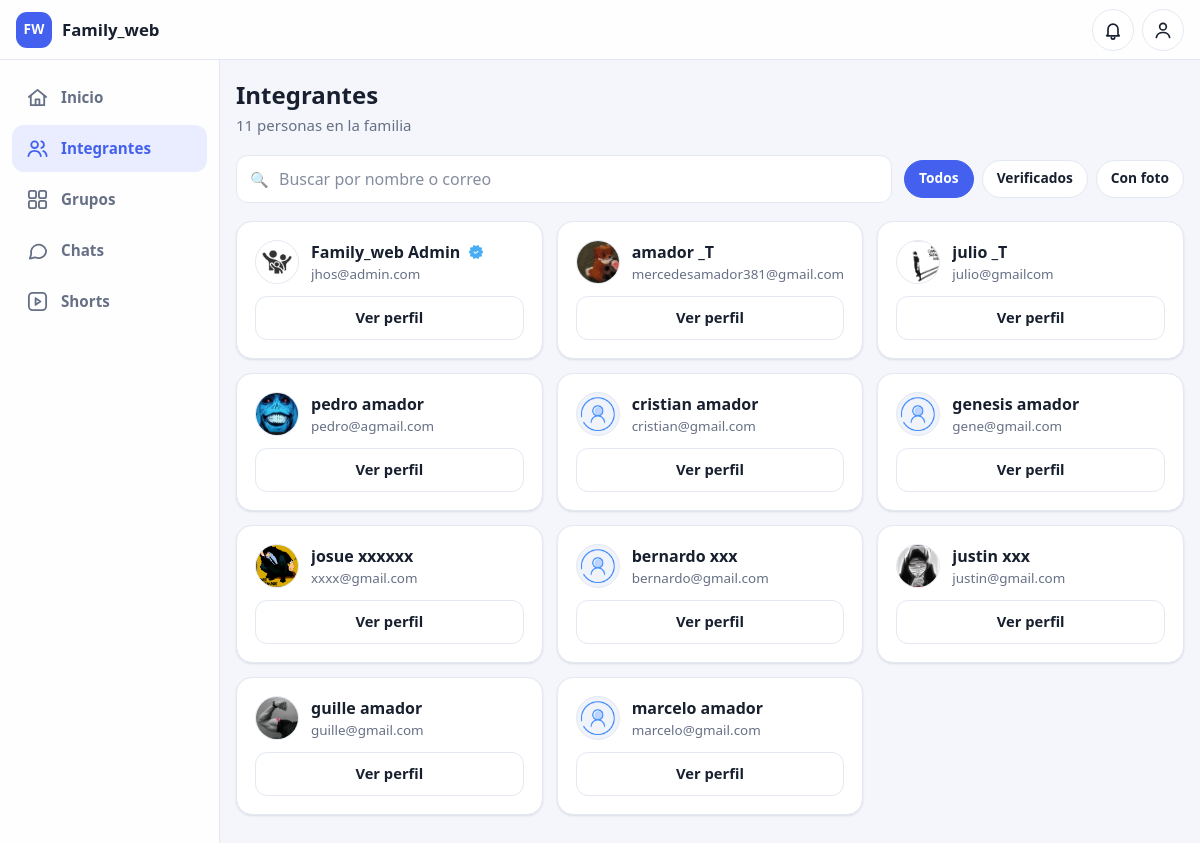
Before: /members_view (signed in) with the older database file.
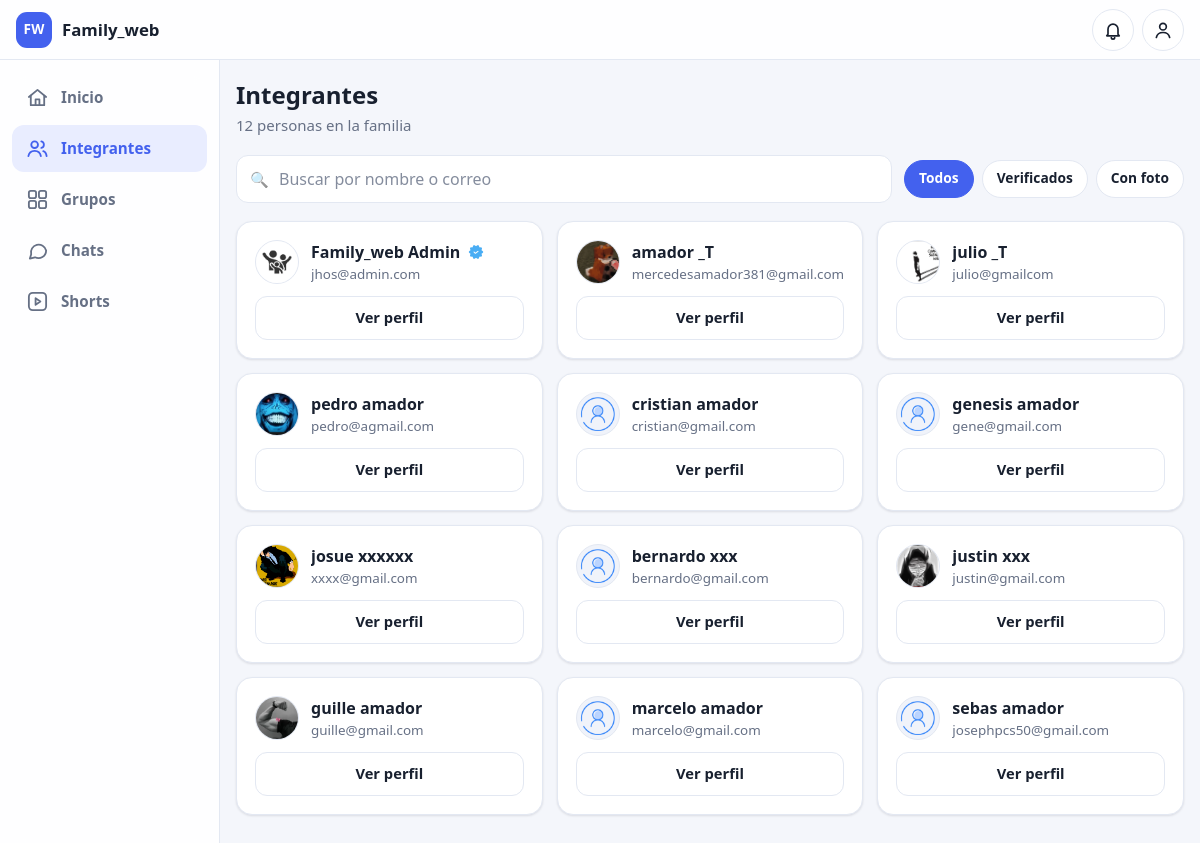
After: the same page with the newer database file.
### tables this page shows
CREATE TABLE users (
    id INTEGER PRIMARY KEY AUTOINCREMENT,
    nombre TEXT NOT NULL,
    apellido TEXT NOT NULL,
    email TEXT UNIQUE NOT NULL,
    password TEXT NOT NULL,
    fecha_nac TEXT,
    municipio TEXT,
    pais TEXT,
    foto TEXT
, telefono TEXT, direccion TEXT, estado_civil TEXT, bio TEXT, activo INTEGER DEFAULT 0, is_admin INTEGER DEFAULT 0);

### blueprints/user.py (the view)
@user_bp.route("/members_view")
def members_view():
    if "user_id" not in session:
        return redirect("/login")
    with get_db() as conn:
        c = conn.cursor()
        c.execute(
            "SELECT id, nombre, apellido, email, municipio, pais, foto FROM users"
        )
        integrantes = c.fetchall()
    return render_template("members_view.html", integrantes=integrantes)

### db.py (called while the page is built)
def get_db():
    return sqlite3.connect(DB_PATH, timeout=20)

### templates/members_view.html (shortened to what this page needs)
<!DOCTYPE html>
<html lang="es">
<head>
  <link rel="stylesheet" href="/static/base.css">
</head>
<body class="with-nav">
  <header class="topbar">
    <a class="brand" href="/user_home">
      <span class="logo">FW</span>
      <span class="brand-title">Family_web</span>
    </a>
    <div class="top-actions">
      <a class="icon-btn" href="/notificaciones" aria-label="Notificaciones" title="Notificaciones">
        <svg viewBox="0 0 24 24" aria-hidden="true"><path d="M6 17V11a6 6 0 1 1 12 0v6l1.5 2h-15Z"/><path d="M10 21a2 2 0 0 0 4 0"/></svg>
      </a>
      <details class="menu">
        <summary class="icon-btn" aria-label="Mi cuenta" title="Mi cuenta"><svg viewBox="0 0 24 24" aria-hidden="true"><circle cx="12" cy="8" r="4"/><path d="M4 21c.8-4 3.8-6 8-6s7.2 2 8 6"/></svg></summary>
      </details>
    </div>
  </header>
  <nav class="tabbar" aria-label="Navegación principal">
    <a class="tab" href="/user_home"><svg viewBox="0 0 24 24" aria-hidden="true"><path d="M3 11.5 12 4l9 7.5"/><path d="M5 10v10h14V10"/><path d="M10 20v-6h4v6"/></svg><span>Inicio</span></a>
    <a class="tab active" href="/members_view" aria-current="page"><svg viewBox="0 0 24 24" aria-hidden="true"><circle cx="9" cy="8" r="3.5"/><path d="M2.5 20c.6-3.6 3.2-5.5 6.5-5.5s5.9 1.9 6.5 5.5"/><path d="M16 4.6a3.5 3.5 0 0 1 0 6.8"/><path d="M18 14.8c2 .6 3.2 2.3 3.5 5.2"/></svg><span>Integrantes</span></a>
    <a class="tab" href="/grupos"><svg viewBox="0 0 24 24" aria-hidden="true"><rect x="3" y="3" width="7.5" height="7.5" rx="2"/><rect x="13.5" y="3" width="7.5" height="7.5" rx="2"/><rect x="3" y="13.5" width="7.5" height="7.5" rx="2"/><rect x="13.5" y="13.5" width="7.5" height="7.5" rx="2"/></svg><span>Grupos</span></a>
    <a class="tab" href="/inbox"><svg viewBox="0 0 24 24" aria-hidden="true"><path d="M21 12a8 8 0 0 1-11.6 7.1L4 20.5l1.4-4.6A8 8 0 1 1 21 12Z"/></svg><span>Chats</span></a>
    <a class="tab" href="/shorts"><svg viewBox="0 0 24 24" aria-hidden="true"><rect x="3" y="3" width="18" height="18" rx="4"/><path d="m10 8.5 5 3.5-5 3.5Z"/></svg><span>Shorts</span></a>
  </nav>
  <main class="page wide">
    <div class="page-head">
      <div>
        <h1>Integrantes</h1>
        <p>{{ integrantes|length }} personas en la familia</p>
      </div>
    </div>
    <section class="tools">
      <div class="search-wrap">
        <span class="search-ico">🔍</span>
        <input id="search" type="search" placeholder="Buscar por nombre o correo" autocomplete="off">
      </div>
      <div class="chips">
        <button class="chip active" type="button" data-filter="all">Todos</button>
        <button class="chip" type="button" data-filter="verified">Verificados</button>
        <button class="chip" type="button" data-filter="withphoto">Con foto</button>
      </div>
    </section>
    <section class="grid-cards" id="grid">
      {% for i in integrantes %}
      <article class="card item-card member"
               data-name="{{ (i[1] ~ ' ' ~ i[2])|lower }}"
               data-email="{{ i[3]|lower }}"
               data-verified="{{ '1' if i[3] == 'jhos@admin.com' else '0' }}"
               data-photo="{{ '1' if i[6] and i[6] != '' else '0' }}">
        <div class="card-top">
          {% if i[6] and i[6] != "" %}
            <img src="{{ i[6].replace('\\','/') }}" alt="{{ i[1] }}" class="avatar">
          {% else %}
            <img src="/static/default_user.png" alt="Sin foto" class="avatar">
          {% endif %}
          <div class="who">
            <h3 class="name">
              {{ i[1] }} {{ i[2] }}
              {% if i[3] == 'jhos@admin.com' %}
                <img src="/static/verificado.png" alt="Verificado" class="icon-verificado">
              {% endif %}
            </h3>
            <p class="email">{{ i[3] }}</p>
          </div>
        </div>
        <div class="card-actions">
          <a class="btn" href="/member/{{ i[0] }}">Ver perfil</a>
        </div>
      </article>
      {% endfor %}
    </section>
  </main>
</body>
</html>

Changed rows visible on the page:
added users: nombre "sebas", apellido "amador", email "josephpcs50@gmail.com"
Other visible differences:
{{ integrantes|length }}: "11" → "12"
